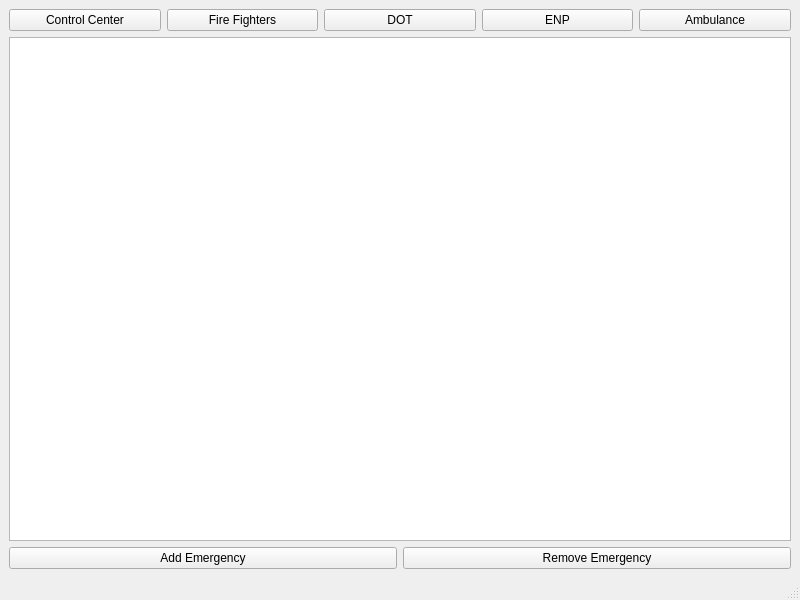
<?xml version="1.0" encoding="UTF-8"?>
<ui version="4.0">
 <class>MainWindow</class>
 <widget class="QMainWindow" name="MainWindow">
  <property name="geometry">
   <rect>
    <x>0</x>
    <y>0</y>
    <width>800</width>
    <height>600</height>
   </rect>
  </property>
  <property name="windowTitle">
   <string>Emergency Call Control Center</string>
  </property>
  <widget class="QWidget" name="centralwidget">
   <layout class="QVBoxLayout" name="verticalLayout">
    <item>
     <layout class="QHBoxLayout" name="horizontalLayout">
      <item>
       <widget class="QPushButton" name="controlCenterButton">
        <property name="text">
         <string>Control Center</string>
        </property>
       </widget>
      </item>
      <item>
       <widget class="QPushButton" name="fireFightersButton">
        <property name="text">
         <string>Fire Fighters</string>
        </property>
       </widget>
      </item>
      <item>
       <widget class="QPushButton" name="dotButton">
        <property name="text">
         <string>DOT</string>
        </property>
       </widget>
      </item>
      <item>
       <widget class="QPushButton" name="enpButton">
        <property name="text">
         <string>ENP</string>
        </property>
       </widget>
      </item>
      <item>
       <widget class="QPushButton" name="ambulanceButton">
        <property name="text">
         <string>Ambulance</string>
        </property>
       </widget>
      </item>
     </layout>
    </item>
    <item>
     <widget class="QTableView" name="tableView"/>
    </item>
    <item>
     <layout class="QHBoxLayout" name="horizontalLayout_2">
      <item>
       <widget class="QPushButton" name="addEmergencyButton">
        <property name="text">
         <string>Add Emergency</string>
        </property>
       </widget>
      </item>
      <item>
       <widget class="QPushButton" name="removeEmergencyButton">
        <property name="text">
         <string>Remove Emergency</string>
        </property>
       </widget>
      </item>
     </layout>
    </item>
   </layout>
  </widget>
  <widget class="QMenuBar" name="menubar">
   <property name="geometry">
    <rect>
     <x>0</x>
     <y>0</y>
     <width>800</width>
     <height>33</height>
    </rect>
   </property>
  </widget>
  <widget class="QStatusBar" name="statusbar"/>
 </widget>
 <resources/>
 <connections/>
</ui>
